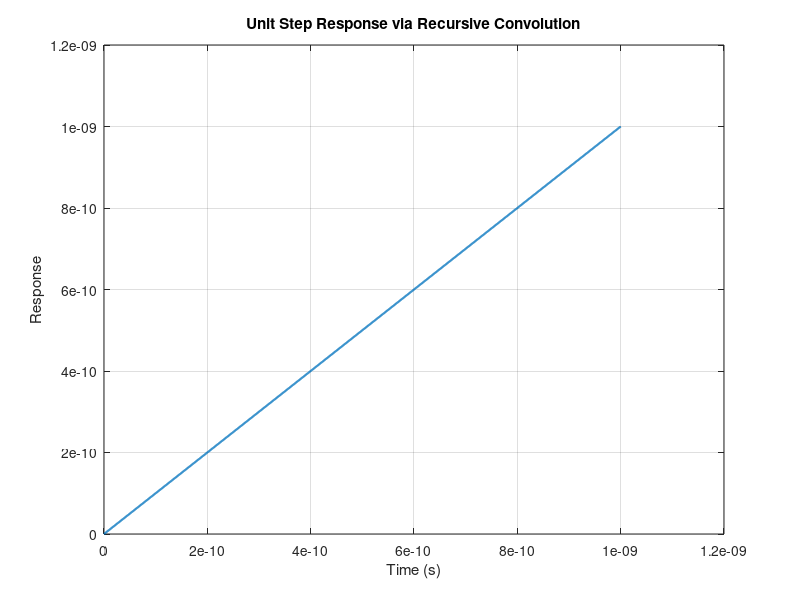
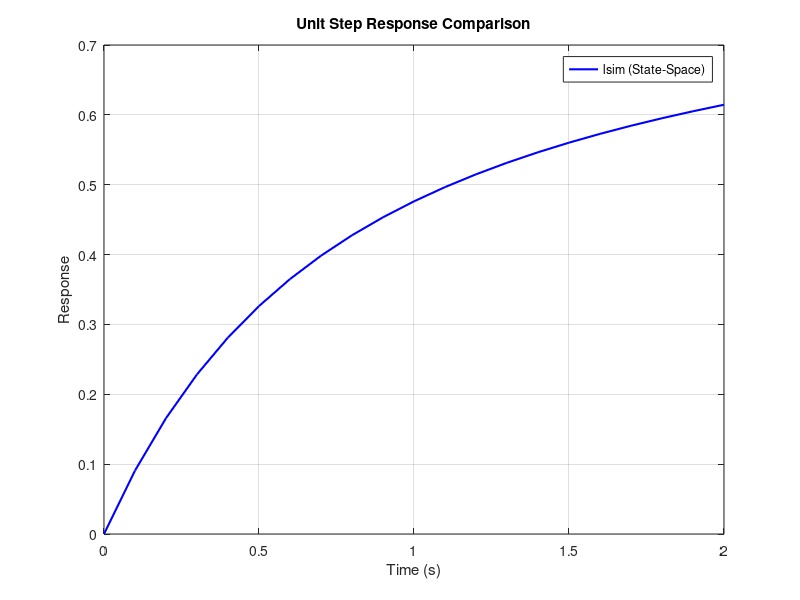

Reproduce these figures in MATLAB, in order.
% =============================================
% Recursive Convolution for Unit Step Response
% =============================================

% Define parameters
k_inf = 0;       % Direct coupling term (adjust based on your AWE results)
poles = 1;   % Column vector of poles (from AWE)
residues =1;% Column vector of residues (from AWE)

% Time parameters
t_start = 0;     % Start time (s)
t_end = 1e-9;    % End time (s)
dt = 1e-12;      % Time step (s). Ensure dt << 1/max(|real(poles)|)
t = t_start:dt:t_end; % Time vector
N = length(t);   % Number of time points

% Unit step input (x(t) = 1 for t >= 0)
x = ones(size(t));

% Initialize output arrays
y_total = zeros(size(t)); % Total response
y_terms = zeros(length(poles), N); % Individual pole contributions

% Recursive convolution loop
for n = 2:N
    % Time step delta
    delta_t = dt;
    
    % Update each pole-residue term
    for i = 1:length(poles)
        p = poles(i);
        k = residues(i);
        
        % Recursive formula (Eq. 15 in the paper)
        y_terms(i, n) = k * (1 - exp(-p * delta_t)) * x(n-1) ...
                       + exp(-p * delta_t) * y_terms(i, n-1);
    end
    
    % Total response = sum of all terms + k_inf * x(t)
    y_total(n) = k_inf * x(n) + sum(y_terms(:, n));
end

% Plot results
figure;
plot(t, y_total, 'LineWidth', 1.5);
xlabel('Time (s)');
ylabel('Response');
title('Unit Step Response via Recursive Convolution');
grid on;
%%
% ======================================================
% Unit Step Response via lsim (State-Space Representation)
% ======================================================
clear all
clc

% Define system parameters (replace with your AWE results)
poles = [
   -3.5321
   -2.3473
   -1.0000
   -0.1206];   % Column vector of stable poles (Re(p) < 0)
residues = [
    0.1836
    0.4310
    0.3333
    0.0520]; % Row vector of residues
k_inf = 0;            % Direct coupling term

% Time vector
t = 0:0.1:2;       % Time grid: 0 to 5 ns with 1 ps steps
u = ones(size(t));       % Unit step input

% --------------------------------------
% Step 1: Construct state-space model
% --------------------------------------
% State-space equations:
%   dx/dt = A x + B u
%      y  = C x + D u
% For H(s) = k_inf + sum(k_i / (s - p_i)), we use:
A = diag(poles);        % Diagonal matrix of poles
B = ones(length(poles), 1); 
C = residues;           % Residues as output matrix
D = k_inf;              % Direct coupling term

sys = ss(A, B, C', D);   % Create state-space model

% --------------------------------------
% Step 2: Compute response with lsim
% --------------------------------------
[y_lsim, ~, ~] = lsim(sys, u, t);

% --------------------------------------
% Step 3: Validate with recursive convolution
% --------------------------------------
% Implement recursive convolution (from previous code)
%[y_recursive, ~] = lsim_custom(poles(:), residues(:), k_inf, u, t);

% --------------------------------------
% Plot results
% --------------------------------------
figure;
plot(t, y_lsim, 'b', 'LineWidth', 1.5); hold on;
%plot(t, y_recursive, 'ro', 'MarkerSize', 4, 'LineWidth', 1.0);
xlabel('Time (s)');
ylabel('Response');
legend('lsim (State-Space)', 'Recursive Convolution');
title('Unit Step Response Comparison');
grid on;
